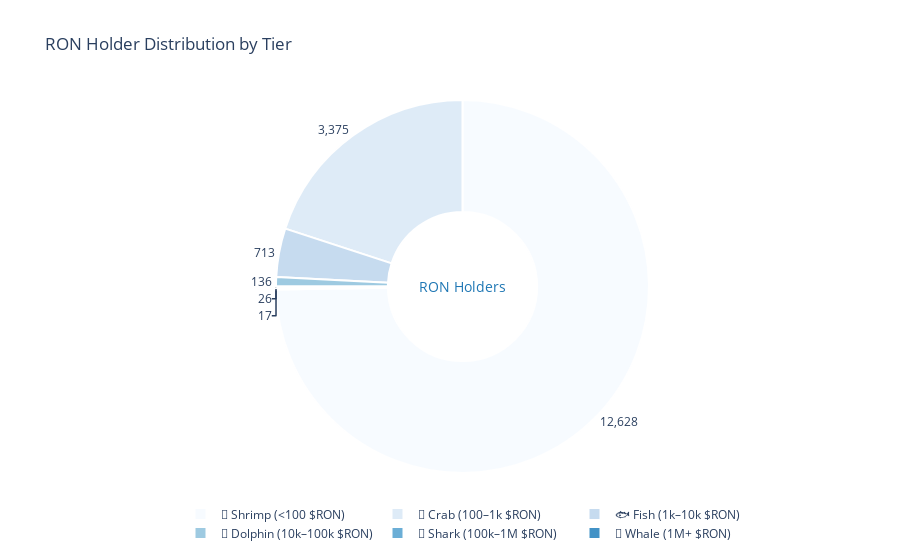

The notebook cell this image was saved under:
### Code cell
fig = px.pie(
    ron_current_segmented_holders_df,
    values='holders',
    names='tier',
    title='RON Holder Distribution by Tier',
    hole=0.4,
    color_discrete_sequence=px.colors.sequential.Blues
)

fig.update_traces(
    textinfo='value+percent',  
    texttemplate='%{value:,}', 
    textposition='outside',
    hovertemplate='<b>%{label}</b><br>Holders: %{value:,}<br>Percentage: %{percent}<extra></extra>',
    marker=dict(line=dict(color='#FFFFFF', width=2))
)

fig.update_layout(
    legend=dict(
        orientation="h",
        yanchor="bottom",
        y=-0.2,
        xanchor="center",
        x=0.5
    ),
    annotations=[dict(
        text='RON Holders',
        x=0.5, y=0.5,
        font_size=14,
        showarrow=False,
        font=dict(color='#1f77b4')
    )]
)

fig.show()

### Figure 1 — Plotly figure (JSON) as saved in the notebook; plotly's stock layout.template omitted (floating-point values rounded to 4 significant figures)
{"data": [{"domain": {"x": [0, 1], "y": [0, 1]}, "hole": 0.4, "hovertemplate": "<b>%{label}</b><br>Holders: %{value:,}<br>Percentage: %{percent}<extra></extra>", "labels": ["🐋 Whale (1M+ $RON)", "🦈 Shark (100k–1M $RON)", "🐬 Dolphin (10k–100k $RON)", "🐟 Fish (1k–10k $RON)", "🦀 Crab (100–1k $RON)", "🦐 Shrimp (<100 $RON)"], "legendgroup": "", "marker": {"line": {"color": "#FFFFFF", "width": 2}}, "name": "", "showlegend": true, "textinfo": "value+percent", "textposition": "outside", "texttemplate": "%{value:,}", "type": "pie", "values": [17, 26, 136, 713, 3375, 12628]}], "layout": {"annotations": [{"font": {"color": "#1f77b4", "size": 14}, "showarrow": false, "text": "RON Holders", "x": 0.5, "y": 0.5}], "legend": {"orientation": "h", "tracegroupgap": 0, "x": 0.5, "xanchor": "center", "y": -0.2, "yanchor": "bottom"}, "piecolorway": ["rgb(247,251,255)", "rgb(222,235,247)", "rgb(198,219,239)", "rgb(158,202,225)", "rgb(107,174,214)", "rgb(66,146,198)", "rgb(33,113,181)", "rgb(8,81,156)", "rgb(8,48,107)"], "title": {"text": "RON Holder Distribution by Tier"}}}
